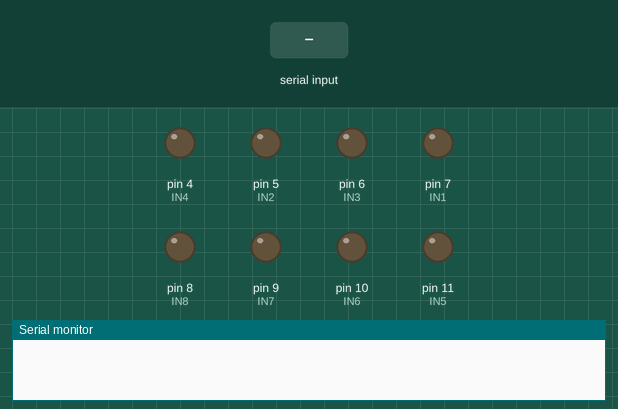
The sketch below on a simulated Arduino Uno, built with avr-gcc and run on an emulated ATmega328P. Parts: output pins drawn as LEDs (lit = HIGH), the last lines printed to the serial monitor. The inputs (shaded band) are chosen by the test bench.

Above: at 1.2 s.
1.3 s: "R" received over the second serial link
At 1.9 s:
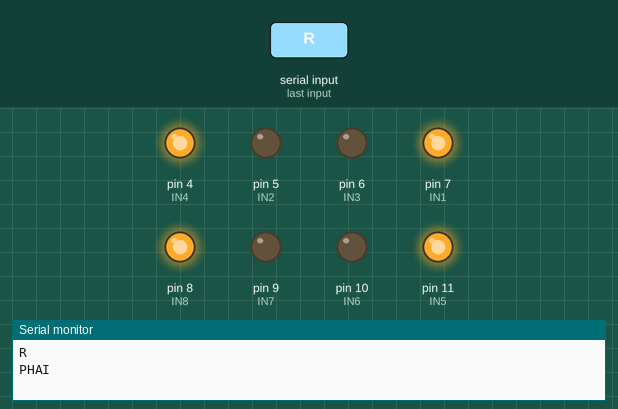
2.8 s: "L" received over the second serial link
At 3.1 s:
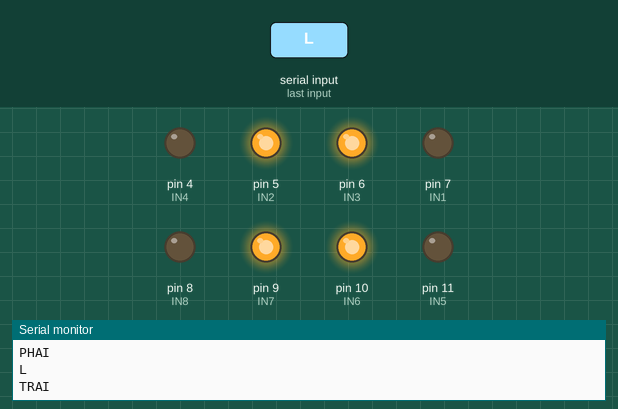
4.3 s: "B" received over the second serial link
At 5.4 s:
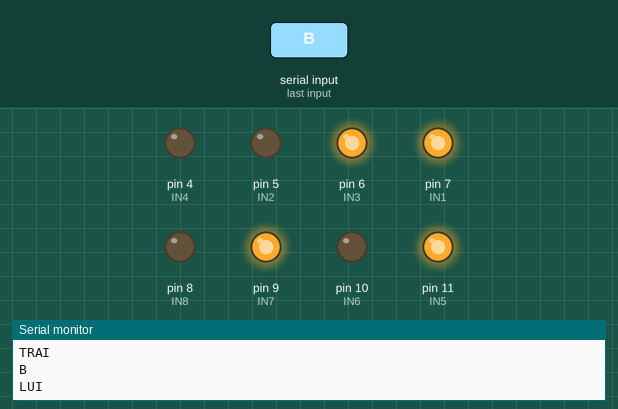
5.8 s: "F" received over the second serial link
At 6.6 s:
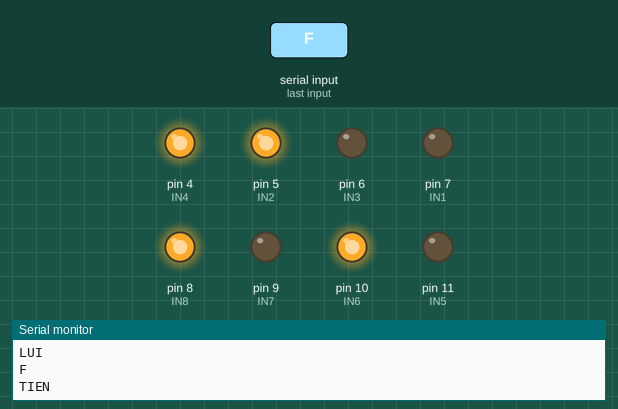
Timing chart, 0 to 8.3 s (numbered marks = the images above; inputs shaded):
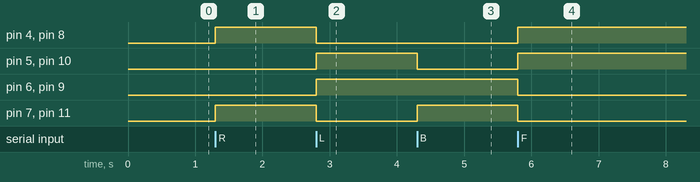

The sketch:

xe_blue_da_banh.ino
```cpp
#include <SoftwareSerial.h>
SoftwareSerial mySerial(2, 3); // RX, TX
#define IN1 7
#define IN2 5
#define IN3 6
#define IN4 4
#define IN5 11
#define IN6 10
#define IN7 9
#define IN8 8

int tocdo=120;

void setup()
{
  //set all of the outputs

  pinMode(IN1, OUTPUT);
  pinMode(IN2, OUTPUT);
  pinMode(IN3, OUTPUT);
  pinMode(IN4, OUTPUT);
  pinMode(IN5, OUTPUT);
  pinMode(IN6, OUTPUT);
  pinMode(IN7, OUTPUT);
  pinMode(IN8, OUTPUT);
  Serial.begin(9600);
  mySerial.begin(9600);
}
void lui() {
  digitalWrite(IN1, 1);
  digitalWrite(IN2, 0);
  digitalWrite(IN3, 1);
  digitalWrite(IN4, 0);
  digitalWrite(IN5, 1);
  digitalWrite(IN6, 0);
  digitalWrite(IN7, 1);
  digitalWrite(IN8, 0);

}

void tien() {
  digitalWrite(IN1, 0);
  digitalWrite(IN2, 1);
  digitalWrite(IN3, 0);
  digitalWrite(IN4, 1);
  digitalWrite(IN5, 0);
  digitalWrite(IN6, 1);
  digitalWrite(IN7, 0);
  digitalWrite(IN8, 1);

}
void quayphai() {
  digitalWrite(IN1, 1);
  digitalWrite(IN2, 0);
  digitalWrite(IN3, 0);
  digitalWrite(IN4, 1);
  digitalWrite(IN5, 1);
  digitalWrite(IN6, 0);
  digitalWrite(IN7, 0);
  digitalWrite(IN8, 1);
}
void quaytrai() {
  digitalWrite(IN1, 0);
  digitalWrite(IN2, 1);
  digitalWrite(IN3, 1);
  digitalWrite(IN4, 0);
  digitalWrite(IN5, 0);
  digitalWrite(IN6, 1);
  digitalWrite(IN7, 1);
  digitalWrite(IN8, 0);
}
void dung() {
  digitalWrite(IN1, 0);
  digitalWrite(IN2, 0);
  digitalWrite(IN3, 0);
  digitalWrite(IN4, 0);
  digitalWrite(IN5, 0);
  digitalWrite(IN6, 0);
  digitalWrite(IN7, 0);
  digitalWrite(IN8, 0);
}
void loop()
{
  char state = "a";
  if(mySerial.available())
   {
     state = mySerial.read();
     Serial.println(state);
   }
    switch (state)
    {
    case 'R': // phai
     Serial.println("PHAI");
     quayphai();
     break;
   case 'L': //quẹo trai
     Serial.println("TRAI");
     quaytrai();
     break;
   case 'B': //đi lui
     Serial.println("LUI");
     lui();
     break;
   case 'F': //đi toi
     Serial.println("TIEN");
     tien();
     break;
  case 'G': // tien trai
     Serial.println("TIEN TRAI");

     break;
    case 'I': //tien phai
     Serial.println("TIEN PHAI");

     break;
   case 'S'://dừng
    Serial.println("DUNG");
     dung();
     break;
   case 'H':
     Serial.println("LUI TRAI");

     break;
   case 'J':
     Serial.println("LUI PHAI");

     break;
  }
}
```

Measured:
- after the input at 1.3 s, pin 4 (IN4), pin 7 (IN1), pin 8 (IN8), pin 11 (IN5): LOW → HIGH at once
- after the input at 2.8 s, pin 4 (IN4), pin 7 (IN1), pin 8 (IN8), pin 11 (IN5): HIGH → LOW at once; pin 5 (IN2), pin 6 (IN3), pin 9 (IN7), pin 10 (IN6): LOW → HIGH at once
- after the input at 4.3 s, pin 5 (IN2), pin 10 (IN6): HIGH → LOW at once; pin 7 (IN1), pin 11 (IN5): LOW → HIGH at once
- after the input at 5.8 s, pin 4 (IN4), pin 5 (IN2), pin 8 (IN8), pin 10 (IN6): LOW → HIGH at once; pin 6 (IN3), pin 7 (IN1), pin 9 (IN7), pin 11 (IN5): HIGH → LOW at once
